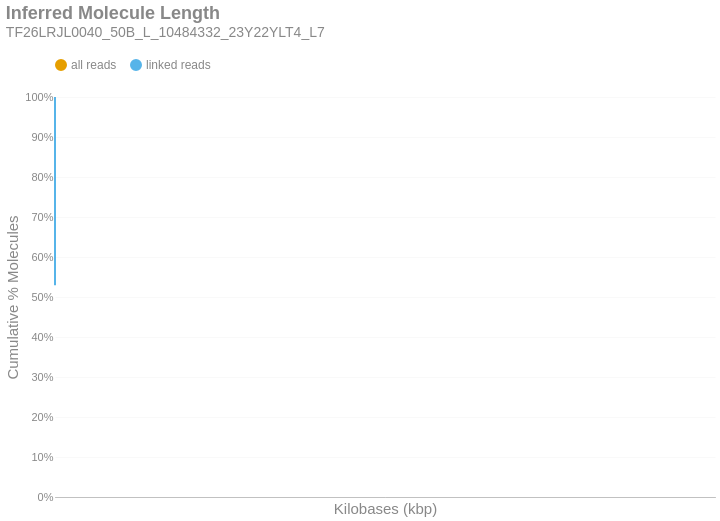

The code cell stored with this chart in its notebook:
### Markdown cell above
### Inferred Molecule Length
This is the cumulative frequency distribution of molecule lengths inferred from the first and last alignment positions along a contig for all alignments associated with a single linked-read barcode on a given contig.There are two distributions: one with `all` the alignments (yellow) and another with only `linked reads` (blue). The percent of molecules in the `linked reads` distribution is relative to the total number of linked molecules.

### Code cell
if SKIPLR:
    print_html(f"Skipped")
else:
    binned_df = consolidated_hist(valids['length_inferred']/1000, mask, 10, True)
    binned_df = binned_df.with_columns(
        pl.when(pl.col('bin').cast(pl.Utf8) == '0').then(pl.lit('1')).otherwise(pl.col('bin').cast(pl.Utf8)).alias('bin')
    )
    with SafeRender(binned_df):
        (
            density_plot(binned_df, 'Inferred Molecule Length', samplename, 'inferredlen')
            .transform_calculate(bin_kb='datum.bin / 1000')
            .encode(
                x=alt.X('bin_kb:Q', title="Kilobases (kbp)").scale(type='log', padding=0).axis(labelAngle=-40),
                y=alt.Y('value:Q', title='Cumulative % Molecules')
                    .axis(format='%')
                    .stack(False)
                    .scale(domainMin=0, domainMax=1,padding=0),
                color=alt.Color("key:N").scale(domain = ["all reads", "linked reads"]),
                tooltip = [
                    alt.Tooltip("key:N", title = "Data Type"),
                    alt.Tooltip("range_label:N", title="Kilobases"),
                    alt.Tooltip("value:Q", format = ".2%", title="% Molecules (Cum.)")
                ]
            )
        ).display()

### Figure 1 — Vega-Lite specification as saved in the notebook (floating-point values rounded to 4 significant figures)
{"width": "container", "height": 400, "config": {"title": {"anchor": "start", "dy": -15, "fontSize": 18, "color": "#888888", "subtitleColor": "#888888", "subtitleFontSize": 14}, "arc": {"fill": "#0072B2"}, "axis": {"domainColor": "#888888", "domainWidth": 0.5, "gridWidth": 0.2, "grid": false, "titleFontWeight": 400, "titleFontSize": 15, "labelFontSize": 11, "labelColor": "#888888", "tickColor": "#888888", "tickWidth": 0.2, "titleColor": "#888888"}, "axisBand": {"grid": false}, "axisX": {"grid": true, "tickSize": 10, "domainCap": "round"}, "axisY": {"domain": false, "grid": true, "tickSize": 0, "domainCap": "round"}, "background": "transparent", "header": {"labelFontSize": 15, "labelColor": "#888888", "titleFontSize": 15, "titleFontWeight": 600, "titleColor": "#888888"}, "legend": {"labelFont": "sans-serif", "labelFontSize": 12, "labelColor": "#888888", "symbolSize": 100, "symbolType": "circle", "titleFontSize": 12, "titlePadding": 10, "titleColor": "#888888", "title": null, "orient": "top"}, "range": {"category": ["#E69F00", "#56B4E9", "#009E73", "#F0E442", "#0072B2", "#D55E00", "#CC79A7", "#000000"], "diverging": ["#cfe8f3", "#a2d4ec", "#73bfe2", "#46abdb", "#1696d2", "#12719e"]}, "area": {"fill": "#0072B2", "fillOpacity": 0.7, "line": true, "strokeOpacity": 0.7}, "line": {"color": "#0072B2", "stroke": "#0072B2", "strokeWidth": 2}, "trail": {"color": "#0072B2", "stroke": "#0072B2", "strokeWidth": 0, "size": 1}, "point": {"filled": true, "fillOpacity": 1.0, "size": 95}, "text": {"color": "#888888", "fontSize": 11, "align": "right", "fontWeight": 400, "size": 11}, "bar": {"fill": "#0072B2", "stroke": null}, "view": {"stroke": null, "continuousWidth": 660, "continuousHeight": 400}}, "data": {"name": "data-8f220e57160af2b7de7df9351fa2dd51"}, "mark": {"type": "line", "interpolate": "monotone", "point": {"opacity": 0, "size": 275}}, "encoding": {"color": {"field": "key", "scale": {"domain": ["all reads", "linked reads"]}, "type": "nominal"}, "tooltip": [{"field": "key", "title": "Data Type", "type": "nominal"}, {"field": "range_label", "title": "Kilobases", "type": "nominal"}, {"field": "value", "format": ".2%", "title": "% Molecules (Cum.)", "type": "quantitative"}], "x": {"axis": {"labelAngle": -40}, "field": "bin_kb", "scale": {"type": "log", "padding": 0}, "title": "Kilobases (kbp)", "type": "quantitative"}, "y": {"axis": {"format": "%"}, "field": "value", "scale": {"domainMin": 0, "domainMax": 1, "padding": 0}, "stack": false, "title": "Cumulative % Molecules", "type": "quantitative"}}, "params": [{"name": "param_c36ac31b6afebe62", "select": {"type": "point", "fields": ["key"]}, "bind": "legend"}], "title": {"text": "Inferred Molecule Length", "subtitle": "TF26LRJL0040_50B_L_10484332_23Y22YLT4_L7"}, "transform": [{"fold": ["all reads (cumsum)", "linked reads (cumsum)"]}, {"calculate": "replace(datum.key, ' (cumsum)', '')", "as": "key"}, {"filter": {"param": "param_c36ac31b6afebe62"}}, {"calculate": "datum.bin / 1000", "as": "bin_kb"}], "usermeta": {"embedOptions": {"downloadFileName": "TF26LRJL0040_50B_L_10484332_23Y22YLT4_L7.inferredlen"}}, "$schema": "https://vega.github.io/schema/vega-lite/v6.4.1.json", "datasets": {"data-8f220e57160af2b7de7df9351fa2dd51": [{"bin": "0.0", "interval": "0.0-10.0", "all reads": 0.7993, "linked reads": 0.5292, "all reads (cumsum)": 0.7993, "linked reads (cumsum)": 0.5292, "range_label": "0-9"}, {"bin": "10.0", "interval": "10.0-20.0", "all reads": 0.1066, "linked reads": 0.2495, "all reads (cumsum)": 0.9059, "linked reads (cumsum)": 0.7787, "range_label": "10-19"}, {"bin": "20.0", "interval": "20.0-30.0", "all reads": 0.05429, "linked reads": 0.1276, "all reads (cumsum)": 0.9602, "linked reads (cumsum)": 0.9063, "range_label": "20-29"}, {"bin": "30.0", "interval": "30.0-40.0", "all reads": 0.02442, "linked reads": 0.0574, "all reads (cumsum)": 0.9846, "linked reads (cumsum)": 0.9637, "range_label": "30-39"}, {"bin": "40.0", "interval": "40.0-50.0", "all reads": 0.009988, "linked reads": 0.02343, "all reads (cumsum)": 0.9946, "linked reads (cumsum)": 0.9871, "range_label": "40-49"}, {"bin": "50.0", "interval": "50.0-60.0", "all reads": 0.003472, "linked reads": 0.00823, "all reads (cumsum)": 0.998, "linked reads (cumsum)": 0.9954, "range_label": "50-59"}, {"bin": "60.0", "interval": "60.0-70.0", "all reads": 0.001207, "linked reads": 0.002863, "all reads (cumsum)": 0.9993, "linked reads (cumsum)": 0.9982, "range_label": "60-69"}, {"bin": "70.0", "interval": "70.0-80.0", "all reads": 0.000438, "linked reads": 0.00104, "all reads (cumsum)": 0.9997, "linked reads (cumsum)": 0.9993, "range_label": "70-79"}, {"bin": "80.0", "interval": "80.0-90.0", "all reads": 0.000192, "linked reads": 0.0004558, "all reads (cumsum)": 0.9999, "linked reads (cumsum)": 0.9997, "range_label": "80-89"}, {"bin": "90.0", "interval": "90.0-100.0", "all reads": 7.481e-05, "linked reads": 0.0001776, "all reads (cumsum)": 1.0, "linked reads (cumsum)": 0.9999, "range_label": "90-99"}, {"bin": "100.0", "interval": "100.0-110.0", "all reads": 2.614e-05, "linked reads": 6.206e-05, "all reads (cumsum)": 1.0, "linked reads (cumsum)": 1.0, "range_label": "100-109"}, {"bin": "110.0", "interval": "110.0-120.0", "all reads": 6.309e-06, "linked reads": 1.498e-05, "all reads (cumsum)": 1.0, "linked reads (cumsum)": 1.0, "range_label": "110-119"}, {"bin": "120.0", "interval": "120.0-130.0", "all reads": 7.21e-06, "linked reads": 1.712e-05, "all reads (cumsum)": 1.0, "linked reads (cumsum)": 1.0, "range_label": "120-129"}, {"bin": "130.0", "interval": "130.0-140.0", "all reads": 9.013e-07, "linked reads": 2.14e-06, "all reads (cumsum)": 1.0, "linked reads (cumsum)": 1.0, "range_label": "130-139"}]}}
